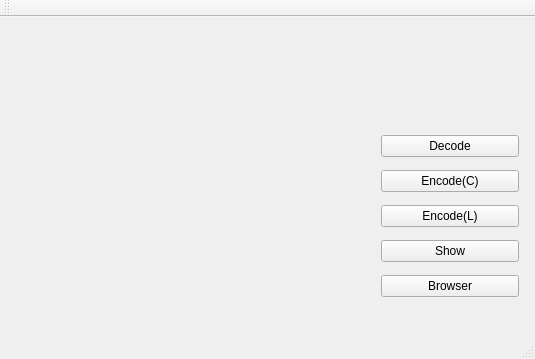
<?xml version="1.0" encoding="UTF-8"?>
<ui version="4.0">
 <class>MainWindow</class>
 <widget class="QMainWindow" name="MainWindow">
  <property name="geometry">
   <rect>
    <x>0</x>
    <y>0</y>
    <width>535</width>
    <height>359</height>
   </rect>
  </property>
  <property name="windowTitle">
   <string>MainWindow</string>
  </property>
  <widget class="QWidget" name="centralWidget">
   <widget class="QLabel" name="label">
    <property name="geometry">
     <rect>
      <x>0</x>
      <y>0</y>
      <width>381</width>
      <height>281</height>
     </rect>
    </property>
    <property name="text">
     <string/>
    </property>
   </widget>
   <widget class="QWidget" name="verticalLayoutWidget">
    <property name="geometry">
     <rect>
      <x>370</x>
      <y>100</y>
      <width>160</width>
      <height>198</height>
     </rect>
    </property>
    <layout class="QVBoxLayout" name="verticalLayout_4">
     <item>
      <widget class="QPushButton" name="Decode">
       <property name="text">
        <string>Decode</string>
       </property>
      </widget>
     </item>
     <item>
      <widget class="QPushButton" name="Encode2">
       <property name="text">
        <string>Encode(C)</string>
       </property>
      </widget>
     </item>
     <item>
      <widget class="QPushButton" name="Encode1">
       <property name="text">
        <string>Encode(L)</string>
       </property>
      </widget>
     </item>
     <item>
      <widget class="QPushButton" name="Show">
       <property name="text">
        <string>Show</string>
       </property>
      </widget>
     </item>
     <item>
      <widget class="QPushButton" name="Browser">
       <property name="text">
        <string>Browser</string>
       </property>
      </widget>
     </item>
    </layout>
   </widget>
  </widget>
  <widget class="QMenuBar" name="menuBar">
   <property name="geometry">
    <rect>
     <x>0</x>
     <y>0</y>
     <width>535</width>
     <height>22</height>
    </rect>
   </property>
  </widget>
  <widget class="QToolBar" name="mainToolBar">
   <attribute name="toolBarArea">
    <enum>TopToolBarArea</enum>
   </attribute>
   <attribute name="toolBarBreak">
    <bool>false</bool>
   </attribute>
  </widget>
  <widget class="QStatusBar" name="statusBar"/>
 </widget>
 <layoutdefault spacing="6" margin="11"/>
 <resources/>
 <connections/>
</ui>
